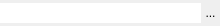
<?xml version="1.0" encoding="UTF-8"?>
<ui version="4.0">
 <class>TextLineWidget</class>
 <widget class="QWidget" name="TextLineWidget">
  <property name="geometry">
   <rect>
    <x>0</x>
    <y>0</y>
    <width>220</width>
    <height>26</height>
   </rect>
  </property>
  <property name="windowTitle">
   <string>Form</string>
  </property>
  <layout class="QGridLayout" name="gridLayout" rowstretch="0">
   <property name="leftMargin">
    <number>0</number>
   </property>
   <property name="topMargin">
    <number>1</number>
   </property>
   <property name="rightMargin">
    <number>0</number>
   </property>
   <property name="bottomMargin">
    <number>0</number>
   </property>
   <property name="spacing">
    <number>0</number>
   </property>
   <item row="0" column="0">
    <layout class="QHBoxLayout" name="horizontalLayout">
     <property name="spacing">
      <number>0</number>
     </property>
     <item>
      <widget class="QLineEdit" name="lineEdit">
       <property name="frame">
        <bool>false</bool>
       </property>
      </widget>
     </item>
     <item>
      <widget class="QToolButton" name="btnEditText">
       <property name="styleSheet">
        <string notr="true">border: 1px solid &quot;gray&quot;;
border-radius: 0px;
color: &quot;black&quot;;
background:  &quot;white&quot;;</string>
       </property>
       <property name="text">
        <string>...</string>
       </property>
       <property name="autoRaise">
        <bool>false</bool>
       </property>
       <property name="arrowType">
        <enum>Qt::NoArrow</enum>
       </property>
      </widget>
     </item>
    </layout>
   </item>
  </layout>
 </widget>
 <resources/>
 <connections/>
</ui>
